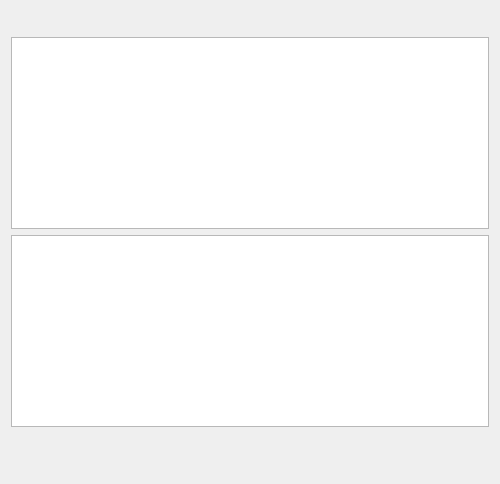
<?xml version="1.0" encoding="UTF-8"?>
<ui version="4.0">
 <class>UpdateTileUploadRunPageWizard</class>
 <widget class="QWizardPage" name="UpdateTileUploadRunPageWizard">
  <property name="geometry">
   <rect>
    <x>0</x>
    <y>0</y>
    <width>500</width>
    <height>484</height>
   </rect>
  </property>
  <property name="windowTitle">
   <string>Uploading dataset</string>
  </property>
  <property name="locale">
   <locale language="English" country="UnitedStates"/>
  </property>
  <layout class="QGridLayout" name="gridLayout">
   <item row="2" column="0" colspan="3">
    <widget class="QTableView" name="tableview_execution_list"/>
   </item>
   <item row="1" column="0">
    <spacer name="horizontalSpacer">
     <property name="orientation">
      <enum>Qt::Horizontal</enum>
     </property>
     <property name="sizeHint" stdset="0">
      <size>
       <width>40</width>
       <height>20</height>
      </size>
     </property>
    </spacer>
   </item>
   <item row="1" column="1">
    <widget class="QLabel" name="lbl_step_icon">
     <property name="text">
      <string notr="true">&lt;IconLabel&gt;</string>
     </property>
    </widget>
   </item>
   <item row="4" column="1">
    <spacer name="verticalSpacer">
     <property name="orientation">
      <enum>Qt::Vertical</enum>
     </property>
     <property name="sizeHint" stdset="0">
      <size>
       <width>20</width>
       <height>40</height>
      </size>
     </property>
    </spacer>
   </item>
   <item row="3" column="0" colspan="3">
    <widget class="QTextBrowser" name="tbw_errors"/>
   </item>
   <item row="1" column="2">
    <spacer name="horizontalSpacer_2">
     <property name="orientation">
      <enum>Qt::Horizontal</enum>
     </property>
     <property name="sizeHint" stdset="0">
      <size>
       <width>40</width>
       <height>20</height>
      </size>
     </property>
    </spacer>
   </item>
  </layout>
 </widget>
 <resources/>
 <connections/>
</ui>
